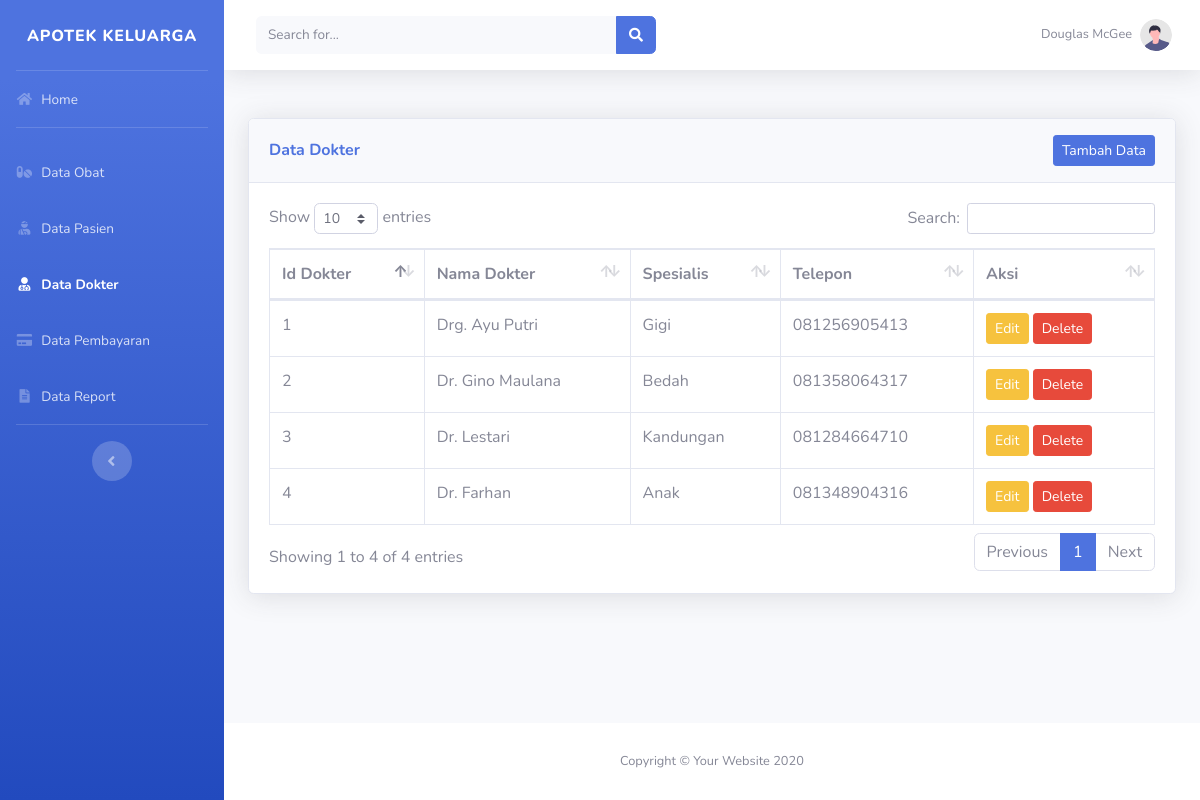
/views/dokter/index.php, run on the app's committed database.
### tables this page shows
CREATE TABLE `dokter` (
  `id_dokter` int(11) NOT NULL,
  `nama_dokter` varchar(30) NOT NULL,
  `spesialis` varchar(30) NOT NULL,
  `telepon` varchar(15) NOT NULL
);

### views/dokter/index.php (the view, shortened to what this page needs)
<!DOCTYPE html>
<html lang="en">
  <head>
    <link
      href="../../assets/vendor/fontawesome-free/css/all.min.css"
      rel="stylesheet"
      type="text/css"
    />
    <link href="../../assets/css/sb-admin-2.min.css" rel="stylesheet" />
    <link
      href="../../assets/vendor/datatables/dataTables.bootstrap4.min.css"
      rel="stylesheet"
    />
  </head>
  <body id="page-top">
    <div id="wrapper">
      <ul
        class="navbar-nav bg-gradient-primary sidebar sidebar-dark accordion"
        id="accordionSidebar"
      >
      <a
          class="sidebar-brand"
          href="../../home.html"
        >
          <div class="sidebar-brand-text">Apotek Keluarga</div>
          </a>
        <hr class="sidebar-divider my-0" />
        <li class="nav-item">
          <a class="nav-link" href="../../home.html">
            <i class="fas fa-fw fa-home"></i>
            <span>Home</span></a
          >
        </li>
        <hr class="sidebar-divider" />
        <li class="nav-item">
          <a class="nav-link" href="../obat">
            <i class="fas fa-fw fa-pills"></i>
            <span>Data Obat</span></a
          >
        </li>
        <li class="nav-item">
          <a class="nav-link" href="../pasien">
            <i class="fas fa-fw fa-user-injured"></i>
            <span>Data Pasien</span></a
          >
        </li>
        <li class="nav-item active">
          <a class="nav-link" >
            <i class="fas fa-fw fa-user-md"></i>
            <span>Data Dokter</span></a
          >
        </li>
        <li class="nav-item">
          <a class="nav-link" href="../pembayaran">
            <i class="fas fa-fw fa-credit-card"></i>
            <span>Data Pembayaran</span></a
          >
        </li>
        <li class="nav-item">
            <a class="nav-link" href="../report">
                <i class="fas fa-fw fa-file-alt"></i>
                <span>Data Report</span>
            </a>
        </li>
        <hr class="sidebar-divider d-none d-md-block" />
        <div class="text-center d-none d-md-inline">
          <button class="rounded-circle border-0" id="sidebarToggle"></button>
        </div>
      </ul>
      <div id="content-wrapper" class="d-flex flex-column">
        <div id="content">
          <nav
            class="navbar navbar-expand navbar-light bg-white topbar mb-4 static-top shadow"
          >
            <form
              class="d-none d-sm-inline-block form-inline mr-auto ml-md-3 my-2 my-md-0 mw-100 navbar-search"
            >
              <div class="input-group">
                <input
                  type="text"
                  class="form-control bg-light border-0 small"
                  placeholder="Search for..."
                  aria-label="Search"
                  aria-describedby="basic-addon2"
                />
                <div class="input-group-append">
                  <button class="btn btn-primary" type="button">
                    <i class="fas fa-search fa-sm"></i>
                  </button>
                </div>
              </div>
            </form>
            <ul class="navbar-nav ml-auto">
              <li class="nav-item dropdown no-arrow">
                <a
                  class="nav-link dropdown-toggle"
                  href="#"
                  id="userDropdown"
                  role="button"
                  data-toggle="dropdown"
                  aria-haspopup="true"
                  aria-expanded="false"
                >
                  <span class="mr-2 d-none d-lg-inline text-gray-600 small"
                    >Douglas McGee</span
                  >
                  <img
                    class="img-profile rounded-circle"
                    src="../../assets/img/undraw_profile.svg"
                  />
                </a>
              </li>
            </ul>
          </nav>
          <div class="container-fluid">
            <div class="card shadow mb-4 mt-5">
              <div
                class="card-header py-3 d-flex flex-row justify-content-between align-items-center flex-wrap"
              >
                <h6 class="m-0 font-weight-bold text-primary">
                  Data Dokter
                </h6>
                <a href="tambah_dokter.php" class="btn btn-primary btn-sm">Tambah Data</a>
              </div>
              <div class="card-body">
                <div class="table-responsive">
                  <table
                    class="table table-bordered"
                    id="dataTable"
                    width="100%"
                    cellspacing="0"
                  >
                    <thead>
                      <tr>
                        <th>Id Dokter</th>
                        <th>Nama Dokter</th>
                        <th>Spesialis</th>
                        <th>Telepon</th>
                        <th>Aksi</th>
                      </tr>
                    </thead>
                    <tbody>
                    <?php
                    include '../../config/config.php';
                    $sql = "SELECT * FROM dokter";
                    $result = $conn->query($sql);
                    if ($result->num_rows > 0) {
                        while ($row = $result->fetch_assoc()) {
                            echo "<tr>";
                            echo "<td>" . $row["id_dokter"] . "</td>";
                            echo "<td>" . $row["nama_dokter"] . "</td>";
                            echo "<td>" . $row["spesialis"] . "</td>";
                            echo "<td>" . $row["telepon"] . "</td>";
                            echo "<td>
                                <a href='edit_dokter.php?id_dokter=" . $row['id_dokter'] . "' class='btn btn-warning btn-sm'>Edit</a>
                                <a href='../../process/dokter/hapus_dokter.php?id_dokter=" . $row['id_dokter'] . "' class='btn btn-danger btn-sm'>Delete</a>
                            </td>";
                            echo "</tr>";
                        }
                        echo "</table>";
                    }
                    ?>
                </div>
              </div>
            </div>
          </div>
        </div>
        <footer class="sticky-footer bg-white">
          <div class="container my-auto">
            <div class="copyright text-center my-auto">
              <span>Copyright &copy; Your Website 2020</span>
            </div>
          </div>
        </footer>
      </div>
    </div>
  </body>
</html>

### data on the page
dokter: id_dokter "1", nama_dokter "Drg. Ayu Putri", spesialis "Gigi", telepon "081256905413"
dokter: id_dokter "2", nama_dokter "Dr. Gino Maulana", spesialis "Bedah", telepon "081358064317"
dokter: id_dokter "3", nama_dokter "Dr. Lestari", spesialis "Kandungan", telepon "081284664710"
dokter: id_dokter "4", nama_dokter "Dr. Farhan", spesialis "Anak", telepon "081348904316"
